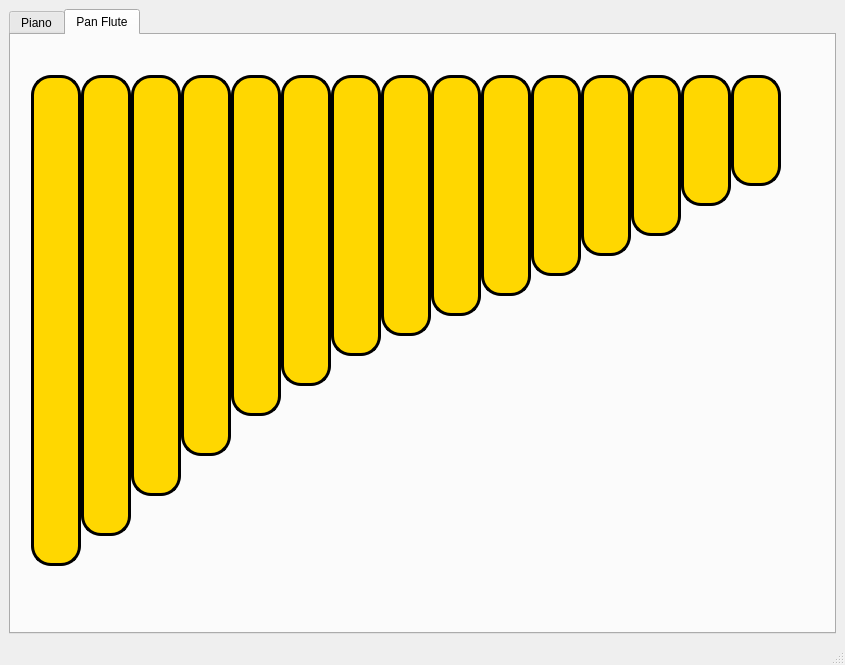
<?xml version="1.0" encoding="UTF-8"?>
<ui version="4.0">
 <class>MainWindow</class>
 <widget class="QMainWindow" name="MainWindow">
  <property name="geometry">
   <rect>
    <x>0</x>
    <y>0</y>
    <width>845</width>
    <height>665</height>
   </rect>
  </property>
  <property name="windowTitle">
   <string>MainWindow</string>
  </property>
  <widget class="QWidget" name="centralwidget">
   <layout class="QHBoxLayout" name="horizontalLayout">
    <item>
     <widget class="QTabWidget" name="Tap">
      <property name="styleSheet">
       <string notr="true">round button</string>
      </property>
      <property name="currentIndex">
       <number>1</number>
      </property>
      <widget class="QWidget" name="tab">
       <attribute name="title">
        <string>Piano</string>
       </attribute>
       <widget class="QPushButton" name="piano2">
        <property name="geometry">
         <rect>
          <x>100</x>
          <y>20</y>
          <width>121</width>
          <height>501</height>
         </rect>
        </property>
        <property name="styleSheet">
         <string notr="true">QPushButton {
  background-color: white;
  color: rgb(0, 0, 0);
  border-width: 3px;        
  border-style: solid;
  border-radius: 30px;
}</string>
        </property>
        <property name="text">
         <string/>
        </property>
       </widget>
       <widget class="QPushButton" name="piano3">
        <property name="geometry">
         <rect>
          <x>240</x>
          <y>40</y>
          <width>51</width>
          <height>291</height>
         </rect>
        </property>
        <property name="styleSheet">
         <string notr="true">QPushButton {

  background-color: black;
  border-color: rgb(0, 0, 0);
  border-width: 3px;        
  border-style: solid;
  border-radius: 10px;
}</string>
        </property>
        <property name="text">
         <string/>
        </property>
       </widget>
       <widget class="QPushButton" name="piano4">
        <property name="geometry">
         <rect>
          <x>310</x>
          <y>20</y>
          <width>121</width>
          <height>501</height>
         </rect>
        </property>
        <property name="styleSheet">
         <string notr="true">QPushButton {
  background-color: white;
  color: rgb(0, 0, 0);
  border-width: 3px;        
  border-style: solid;
  border-radius: 30px;
}</string>
        </property>
        <property name="text">
         <string/>
        </property>
       </widget>
       <widget class="QPushButton" name="piano5">
        <property name="geometry">
         <rect>
          <x>450</x>
          <y>40</y>
          <width>51</width>
          <height>291</height>
         </rect>
        </property>
        <property name="styleSheet">
         <string notr="true">QPushButton {

  background-color: black;
  border-color: rgb(0, 0, 0);
  border-width: 3px;        
  border-style: solid;
  border-radius: 10px;
}</string>
        </property>
        <property name="text">
         <string/>
        </property>
       </widget>
       <widget class="QPushButton" name="piano6">
        <property name="geometry">
         <rect>
          <x>520</x>
          <y>20</y>
          <width>111</width>
          <height>501</height>
         </rect>
        </property>
        <property name="styleSheet">
         <string notr="true">QPushButton {
  background-color: white;
  color: rgb(0, 0, 0);
  border-width: 3px;        
  border-style: solid;
  border-radius: 30px;
}</string>
        </property>
        <property name="text">
         <string/>
        </property>
       </widget>
       <widget class="QPushButton" name="piano7">
        <property name="geometry">
         <rect>
          <x>650</x>
          <y>40</y>
          <width>51</width>
          <height>291</height>
         </rect>
        </property>
        <property name="styleSheet">
         <string notr="true">QPushButton {

  background-color: black;
  border-color: rgb(0, 0, 0);
  border-width: 3px;        
  border-style: solid;
  border-radius: 10px;
}</string>
        </property>
        <property name="text">
         <string/>
        </property>
       </widget>
       <widget class="QPushButton" name="piano1">
        <property name="geometry">
         <rect>
          <x>40</x>
          <y>40</y>
          <width>51</width>
          <height>291</height>
         </rect>
        </property>
        <property name="styleSheet">
         <string notr="true">QPushButton {

  background-color: black;
  border-color: rgb(0, 0, 0);
  border-width: 3px;        
  border-style: solid;
  border-radius: 10px;
}</string>
        </property>
        <property name="text">
         <string/>
        </property>
       </widget>
      </widget>
      <widget class="QWidget" name="tab_2">
       <attribute name="title">
        <string>Pan Flute</string>
       </attribute>
       <widget class="QPushButton" name="p1">
        <property name="geometry">
         <rect>
          <x>20</x>
          <y>40</y>
          <width>50</width>
          <height>491</height>
         </rect>
        </property>
        <property name="styleSheet">
         <string notr="true">QPushButton {
  background-color: gold;
  color: rgb(0, 0, 0);

  border-width: 3px;        
  border-style: solid;
  border-radius: 20px;
}</string>
        </property>
        <property name="text">
         <string/>
        </property>
       </widget>
       <widget class="QPushButton" name="p2">
        <property name="geometry">
         <rect>
          <x>70</x>
          <y>40</y>
          <width>50</width>
          <height>461</height>
         </rect>
        </property>
        <property name="styleSheet">
         <string notr="true">QPushButton {
  background-color: gold;
  color: rgb(0, 0, 0);

  border-width: 3px;        
  border-style: solid;
  border-radius: 20px;
}</string>
        </property>
        <property name="text">
         <string/>
        </property>
       </widget>
       <widget class="QPushButton" name="p3">
        <property name="geometry">
         <rect>
          <x>120</x>
          <y>40</y>
          <width>50</width>
          <height>421</height>
         </rect>
        </property>
        <property name="styleSheet">
         <string notr="true">QPushButton {
  background-color: gold;
  color: rgb(0, 0, 0);

  border-width: 3px;        
  border-style: solid;
  border-radius: 20px;
}</string>
        </property>
        <property name="text">
         <string/>
        </property>
       </widget>
       <widget class="QPushButton" name="p4">
        <property name="geometry">
         <rect>
          <x>170</x>
          <y>40</y>
          <width>50</width>
          <height>381</height>
         </rect>
        </property>
        <property name="styleSheet">
         <string notr="true">QPushButton {
  background-color: gold;
  color: rgb(0, 0, 0);

  border-width: 3px;        
  border-style: solid;
  border-radius: 20px;
}</string>
        </property>
        <property name="text">
         <string/>
        </property>
       </widget>
       <widget class="QPushButton" name="p5">
        <property name="geometry">
         <rect>
          <x>220</x>
          <y>40</y>
          <width>50</width>
          <height>341</height>
         </rect>
        </property>
        <property name="styleSheet">
         <string notr="true">QPushButton {
  background-color: gold;
  color: rgb(0, 0, 0);

  border-width: 3px;        
  border-style: solid;
  border-radius: 20px;
}</string>
        </property>
        <property name="text">
         <string/>
        </property>
       </widget>
       <widget class="QPushButton" name="p6">
        <property name="geometry">
         <rect>
          <x>270</x>
          <y>40</y>
          <width>50</width>
          <height>311</height>
         </rect>
        </property>
        <property name="styleSheet">
         <string notr="true">QPushButton {
  background-color: gold;
  color: rgb(0, 0, 0);

  border-width: 3px;        
  border-style: solid;
  border-radius: 20px;
}</string>
        </property>
        <property name="text">
         <string/>
        </property>
       </widget>
       <widget class="QPushButton" name="p7">
        <property name="geometry">
         <rect>
          <x>320</x>
          <y>40</y>
          <width>50</width>
          <height>281</height>
         </rect>
        </property>
        <property name="styleSheet">
         <string notr="true">QPushButton {
  background-color: gold;
  color: rgb(0, 0, 0);

  border-width: 3px;        
  border-style: solid;
  border-radius: 20px;
}</string>
        </property>
        <property name="text">
         <string/>
        </property>
       </widget>
       <widget class="QPushButton" name="p8">
        <property name="geometry">
         <rect>
          <x>370</x>
          <y>40</y>
          <width>50</width>
          <height>261</height>
         </rect>
        </property>
        <property name="styleSheet">
         <string notr="true">QPushButton {
  background-color: gold;
  color: rgb(0, 0, 0);

  border-width: 3px;        
  border-style: solid;
  border-radius: 20px;
}</string>
        </property>
        <property name="text">
         <string/>
        </property>
       </widget>
       <widget class="QPushButton" name="p9">
        <property name="geometry">
         <rect>
          <x>420</x>
          <y>40</y>
          <width>50</width>
          <height>241</height>
         </rect>
        </property>
        <property name="styleSheet">
         <string notr="true">QPushButton {
  background-color: gold;
  color: rgb(0, 0, 0);

  border-width: 3px;        
  border-style: solid;
  border-radius: 20px;
}</string>
        </property>
        <property name="text">
         <string/>
        </property>
       </widget>
       <widget class="QPushButton" name="p10">
        <property name="geometry">
         <rect>
          <x>470</x>
          <y>40</y>
          <width>50</width>
          <height>221</height>
         </rect>
        </property>
        <property name="styleSheet">
         <string notr="true">QPushButton {
  background-color: gold;
  color: rgb(0, 0, 0);

  border-width: 3px;        
  border-style: solid;
  border-radius: 20px;
}</string>
        </property>
        <property name="text">
         <string/>
        </property>
       </widget>
       <widget class="QPushButton" name="p11">
        <property name="geometry">
         <rect>
          <x>520</x>
          <y>40</y>
          <width>50</width>
          <height>201</height>
         </rect>
        </property>
        <property name="styleSheet">
         <string notr="true">QPushButton {
  background-color: gold;
  color: rgb(0, 0, 0);

  border-width: 3px;        
  border-style: solid;
  border-radius: 20px;
}</string>
        </property>
        <property name="text">
         <string/>
        </property>
       </widget>
       <widget class="QPushButton" name="p12">
        <property name="geometry">
         <rect>
          <x>570</x>
          <y>40</y>
          <width>50</width>
          <height>181</height>
         </rect>
        </property>
        <property name="styleSheet">
         <string notr="true">QPushButton {
  background-color: gold;
  color: rgb(0, 0, 0);

  border-width: 3px;        
  border-style: solid;
  border-radius: 20px;
}</string>
        </property>
        <property name="text">
         <string/>
        </property>
       </widget>
       <widget class="QPushButton" name="p13">
        <property name="geometry">
         <rect>
          <x>620</x>
          <y>40</y>
          <width>50</width>
          <height>161</height>
         </rect>
        </property>
        <property name="styleSheet">
         <string notr="true">QPushButton {
  background-color: gold;
  color: rgb(0, 0, 0);

  border-width: 3px;        
  border-style: solid;
  border-radius: 20px;
}</string>
        </property>
        <property name="text">
         <string/>
        </property>
       </widget>
       <widget class="QPushButton" name="p14">
        <property name="geometry">
         <rect>
          <x>670</x>
          <y>40</y>
          <width>50</width>
          <height>131</height>
         </rect>
        </property>
        <property name="styleSheet">
         <string notr="true">QPushButton {
  background-color: gold;
  color: rgb(0, 0, 0);

  border-width: 3px;        
  border-style: solid;
  border-radius: 20px;
}</string>
        </property>
        <property name="text">
         <string/>
        </property>
       </widget>
       <widget class="QPushButton" name="p15">
        <property name="geometry">
         <rect>
          <x>720</x>
          <y>40</y>
          <width>50</width>
          <height>111</height>
         </rect>
        </property>
        <property name="styleSheet">
         <string notr="true">QPushButton {
  background-color: gold;
  color: rgb(0, 0, 0);

  border-width: 3px;        
  border-style: solid;
  border-radius: 20px;
}</string>
        </property>
        <property name="text">
         <string/>
        </property>
       </widget>
      </widget>
     </widget>
    </item>
   </layout>
  </widget>
  <widget class="QStatusBar" name="statusbar"/>
 </widget>
 <resources/>
 <connections/>
</ui>
